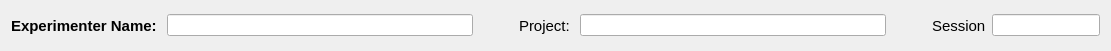
         <widget class="QWidget" name="formLayoutWidget">
          <property name="geometry">
           <rect>
            <x>10</x>
            <y>20</y>
            <width>1111</width>
            <height>51</height>
           </rect>
          </property>
          <layout class="QHBoxLayout" name="horizontalLayout_2">
           <item>
            <widget class="QLabel" name="label_exp">
             <property name="font">
              <font>
               <pointsize>11</pointsize>
               <weight>75</weight>
               <bold>true</bold>
              </font>
             </property>
             <property name="text">
              <string>Experimenter Name: </string>
             </property>
            </widget>
           </item>
           <item>
            <widget class="QLineEdit" name="lineEdit_exp"/>
           </item>
           <item>
            <spacer name="horizontalSpacer">
             <property name="orientation">
              <enum>Qt::Horizontal</enum>
             </property>
             <property name="sizeType">
              <enum>QSizePolicy::Minimum</enum>
             </property>
             <property name="sizeHint" stdset="0">
              <size>
               <width>40</width>
               <height>20</height>
              </size>
             </property>
            </spacer>
           </item>
           <item>
            <widget class="QLabel" name="label_prj">
             <property name="font">
              <font>
               <pointsize>11</pointsize>
              </font>
             </property>
             <property name="text">
              <string>Project: </string>
             </property>
            </widget>
           </item>
           <item>
            <widget class="QLineEdit" name="lineEdit_prj"/>
           </item>
           <item>
            <spacer name="horizontalSpacer_2">
             <property name="orientation">
              <enum>Qt::Horizontal</enum>
             </property>
             <property name="sizeType">
              <enum>QSizePolicy::Minimum</enum>
             </property>
             <property name="sizeHint" stdset="0">
              <size>
               <width>40</width>
               <height>20</height>
              </size>
             </property>
            </spacer>
           </item>
           <item>
            <widget class="QLabel" name="label_prj_2">
             <property name="font">
              <font>
               <pointsize>11</pointsize>
              </font>
             </property>
             <property name="text">
              <string>Session</string>
             </property>
            </widget>
           </item>
           <item>
            <widget class="QLineEdit" name="lineEdit_prj_2">
             <property name="sizePolicy">
              <sizepolicy hsizetype="Preferred" vsizetype="Fixed">
               <horstretch>0</horstretch>
               <verstretch>0</verstretch>
              </sizepolicy>
             </property>
            </widget>
           </item>
          </layout>
         </widget>
